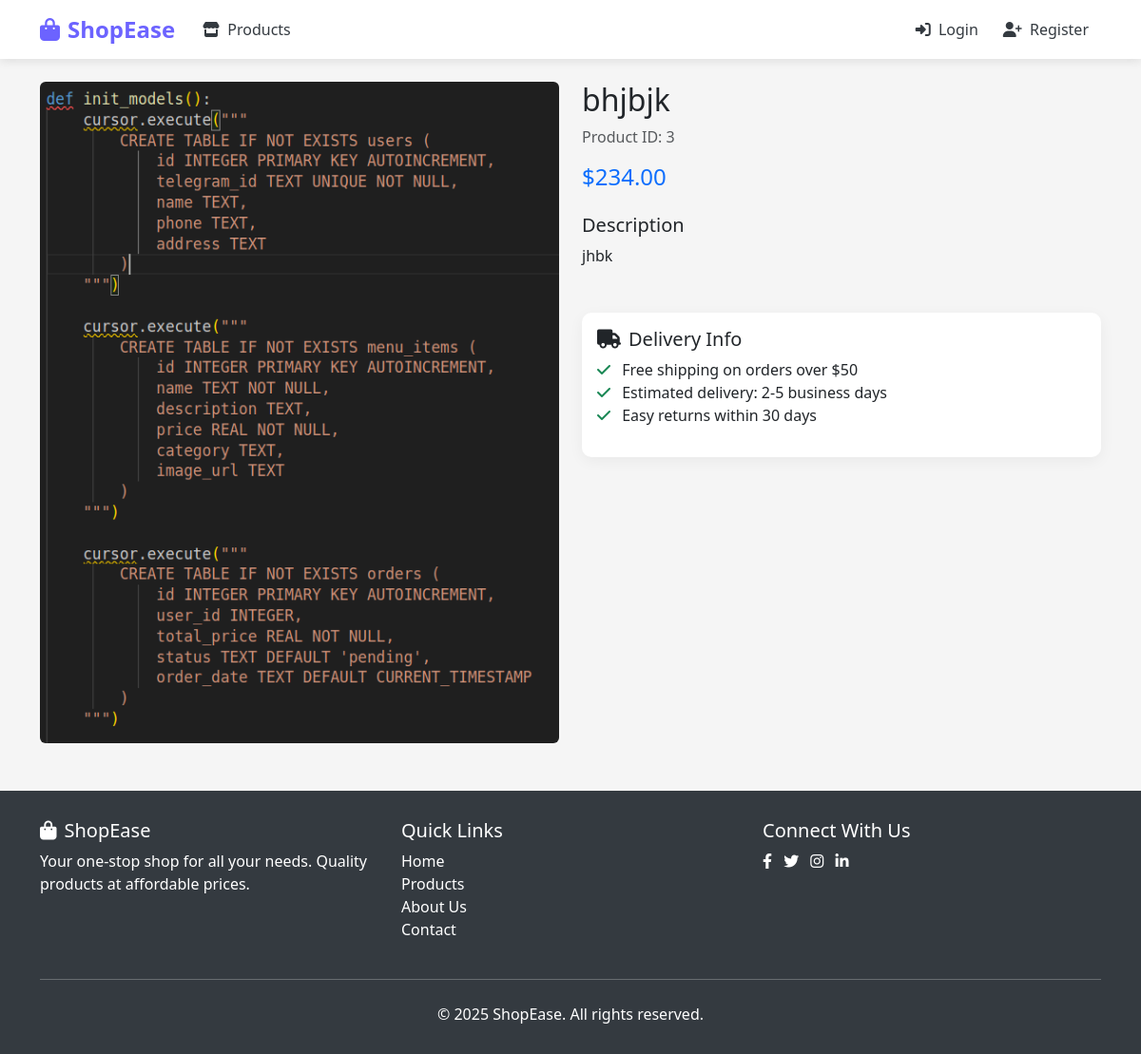
Page /products/3/ on the committed database.
### shop/models.py (models this page shows, shortened)
class Product(models.Model):
    name = models.CharField(max_length=255)
    description = models.TextField()
    price = models.DecimalField(max_digits=10, decimal_places=2)
    image = models.ImageField(upload_to='products/')
    created_at = models.DateTimeField(auto_now_add=True)

### shop/views.py (the view)
# urls.py: path('products/<int:product_id>/', views.product_detail, name='product_detail'),
def product_detail(request, product_id):
    product = Product.objects.get(id=product_id)
    return render(request, 'product_detail.html', {'product': product})

### templates/product_detail.html (shortened to what this page needs)
{% extends 'base.html' %}
{% block content %}
<div class="row">
    <div class="col-md-6">
        <img src="{{ product.image.url }}" class="img-fluid rounded" alt="{{ product.name }}">
    </div>
    <div class="col-md-6">
        <h2>{{ product.name }}</h2>
        <p class="text-muted">Product ID: {{ product.id }}</p>
        <h4 class="text-primary mb-4">${{ product.price }}</h4>
        <div class="mb-4">
            <h5>Description</h5>
            <p>{{ product.description }}</p>
        </div>
        <div class="card">
            <div class="card-body">
                <h5 class="card-title"><i class="fas fa-truck me-2"></i>Delivery Info</h5>
                <ul class="list-unstyled">
                    <li><i class="fas fa-check text-success me-2"></i> Free shipping on orders over $50</li>
                    <li><i class="fas fa-check text-success me-2"></i> Estimated delivery: 2-5 business days</li>
                    <li><i class="fas fa-check text-success me-2"></i> Easy returns within 30 days</li>
                </ul>
            </div>
        </div>
    </div>
</div>
{% endblock %}

### templates/base.html (style rules this page uses)
:root { --primary-color: #6c63ff; --secondary-color: #f8f9fa; --dark-color: #343a40; --light-color: #ffffff; --success-color: #28a745; }
body { font-family: 'Segoe UI', Tahoma, Geneva, Verdana, sans-serif; background-color: #f5f5f5; }
.card { border: none; border-radius: 10px; box-shadow: 0 4px 15px rgba(0, 0, 0, 0.05); transition: transform 0.3s, box-shadow 0.3s; margin-bottom: 20px; }

### rows in the picture
Product: image (picture), name "bhjbjk", id "3", price "234.00", description "jhbk"
